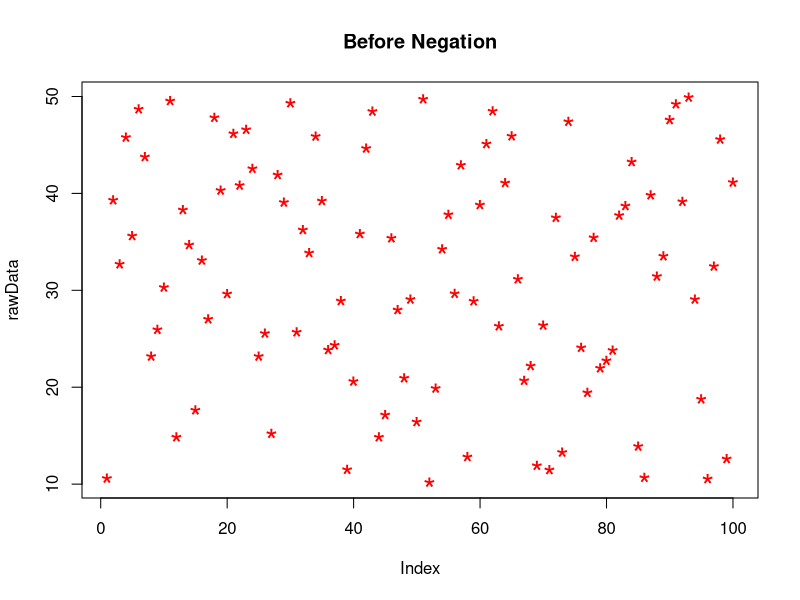
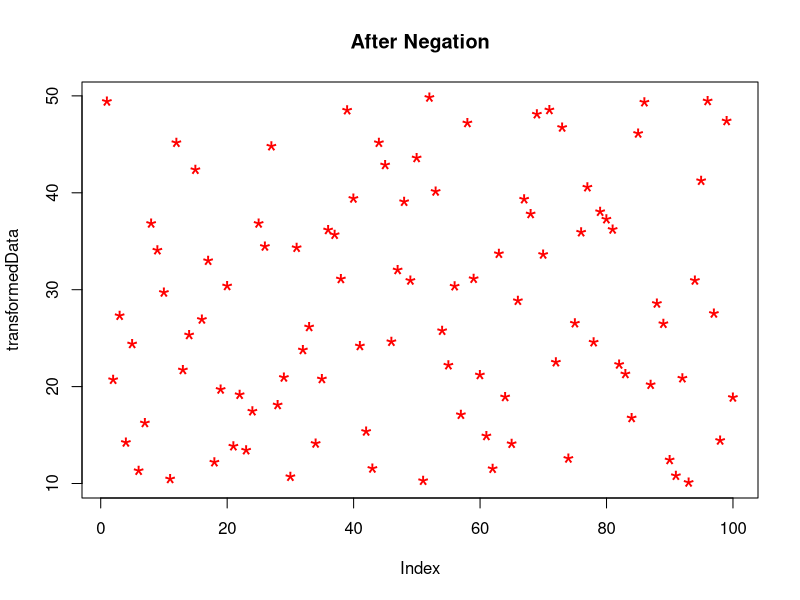
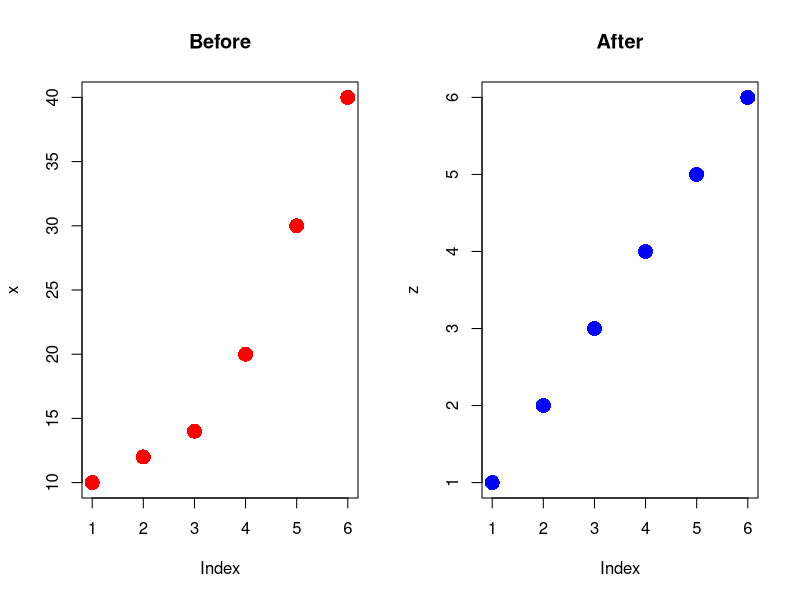

These charts were generated, in order, by the following R code:
## Negation

# Creating raw i/p
rawData = runif(100, 10, 50)
# Visualisation
plot(rawData, main = "Before Negation", col = "red", cex = 2, pch = 42)
# Inverting
transformedData = 50-rawData+10
# Visualisation
plot(transformedData, main = "After Negation", col = "red", cex = 2, pch = 42)

## Normalisation

# Feature Scaling (min-max scaling)
min_max_scale <- function(x) {
  # Input Validation
  if(!is.numeric(x)) stop("Inputs must be numeric!")
  if(length(x) < 2) stop("Vector must contain atleast 2 values!")
  if(any(is.na(x))) stop("Vector contains NA values.")
  
  min = min(x)
  max = max(x)
  
  if(min == max) stop("All Values are same! Cannot Scale!")
  
  (x-min)/(max - min)
}

# Standardisation (z - score)
z_score <- function(x) {
  # Input Validation
  if(!is.numeric(x)) stop("Inputs must be numeric!")
  if(length(x) < 2) stop("Vector must contain atleast 2 values!")
  if(any(is.na(x))) stop("Vector contains NA values.")
  
  s = sd(x)
  if(s == 0) stop("Standard deviation is zero. Cannot standardise.")
  
  normalised = (x - mean(x)) / s
}

# Modified Standardisation to [0.05, 0.95]
scaled_normal <- function(x) {
  # Input Validation
  if (!is.numeric(x)) stop("Input must be numeric.")
  if (length(x) < 2) stop("Vector must contain at least 2 values.")
  if (any(is.na(x))) stop("Vector contains NA values.")
  
  s <- sd(x)
  if (s == 0) stop("Standard deviation is zero. Cannot scale.")
  
  normalised = 0.15 * ((x - mean(x)) / s) + 0.5
}

# Rank Scaling
percentile_scale <- function(x) {
  if (!is.numeric(x)) stop("Input must be numeric.")
  if (any(is.na(x))) stop("Vector contains NA values.")
  if (length(x) < 2) stop("Vector must contain at least 2 values.")
  
  rank(x, ties.method = "average") / length(x)
}

# visual test (apply any above method)
x <- c(10, 12, 14, 20, 30, 40)

# Before
par(mfrow=c(1,2))  # two plots in one row
plot(x, main="Before", col="red", cex=2, pch=16)

# After (use min_max_scale/z_score/scaled_normal/percentile_scale)
z <- rank(x)
plot(z, main="After", col="blue", cex=2, pch=16)